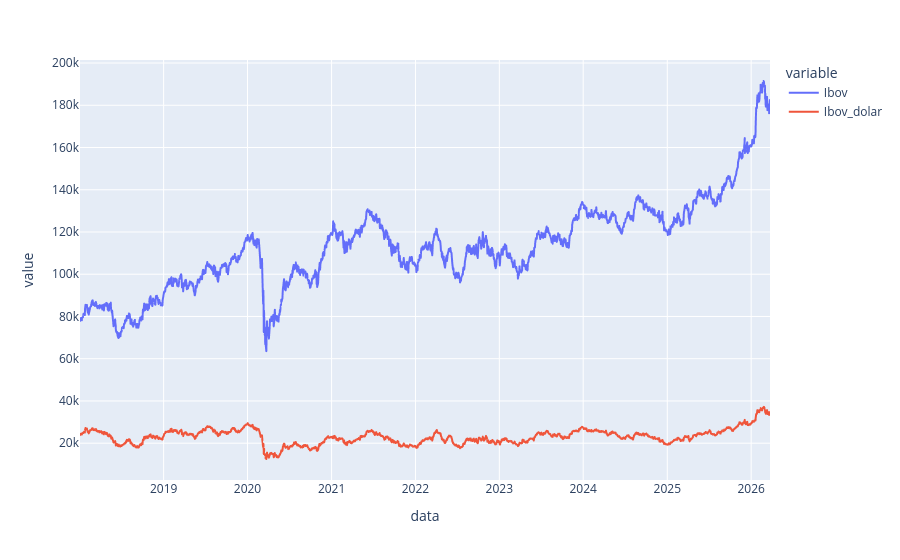

The code cell stored with this chart in its notebook:
### Code cell
df_ibov[['Ibov','Ibov_dolar']].plot()

### Figure 1 — Plotly figure (JSON) as saved in the notebook; plotly's stock layout.template omitted (floating-point values rounded to 4 significant figures; data arrays with more than 128 entries replaced by an {"elided": "..."} marker saying what was removed)
{"data": [{"hovertemplate": "variable=Ibov<br>data=%{x}<br>value=%{y}<extra></extra>", "legendgroup": "Ibov", "line": {"color": "#636efa", "dash": "solid"}, "marker": {"symbol": "circle"}, "mode": "lines", "name": "Ibov", "showlegend": true, "type": "scattergl", "x": {"elided": "2043 str values"}, "xaxis": "x", "y": {"elided": "2043 float values"}, "yaxis": "y"}, {"hovertemplate": "variable=Ibov_dolar<br>data=%{x}<br>value=%{y}<extra></extra>", "legendgroup": "Ibov_dolar", "line": {"color": "#EF553B", "dash": "solid"}, "marker": {"symbol": "circle"}, "mode": "lines", "name": "Ibov_dolar", "showlegend": true, "type": "scattergl", "x": {"elided": "2043 str values"}, "xaxis": "x", "y": {"elided": "2043 float values"}, "yaxis": "y"}], "layout": {"legend": {"title": {"text": "variable"}, "tracegroupgap": 0}, "margin": {"t": 60}, "xaxis": {"anchor": "y", "domain": [0, 1], "title": {"text": "data"}}, "yaxis": {"anchor": "x", "domain": [0, 1], "title": {"text": "value"}}}}
